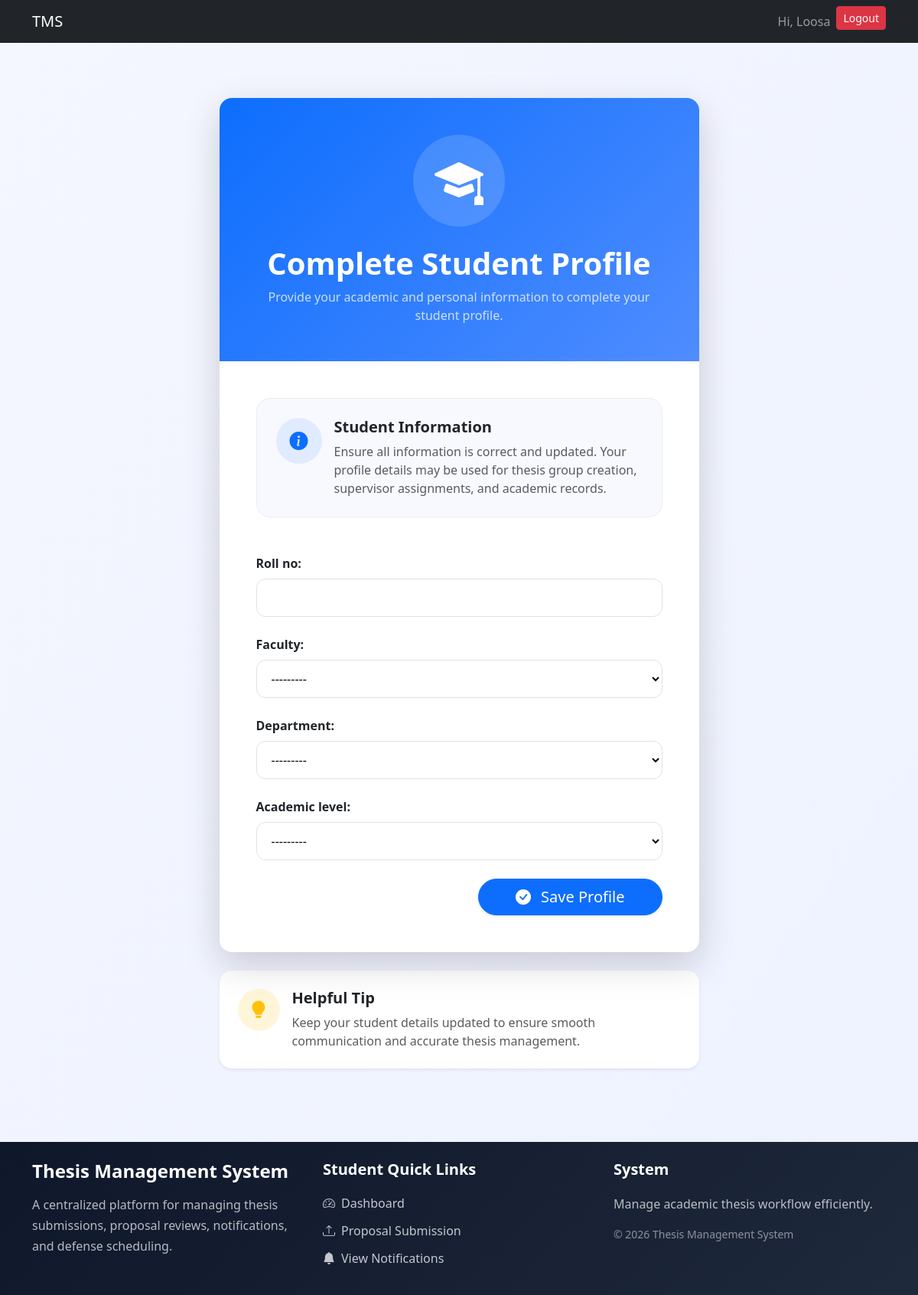
The app's page /student/profile/ (signed in) with its own data.
### users/models.py (models this page shows, shortened)
class User(AbstractUser):
    username = models.CharField(max_length=100, unique=True)
    email = models.EmailField(unique=True)
    role = models.CharField(max_length=10, choices=ROLE_CHOICES)
    USERNAME_FIELD = "email"
    REQUIRED_FIELDS = ["username"]

class Student(models.Model):
    user = models.OneToOneField(User, on_delete=models.CASCADE)
    full_name = models.CharField(max_length=150)
    roll_no = models.PositiveIntegerField(null=True, blank=True)
    department = models.ForeignKey(Department, on_delete=models.CASCADE, null=True, blank=True)
    faculty = models.ForeignKey(Faculty, on_delete=models.CASCADE, null=True, blank=True)
    academic_level = models.ForeignKey(AcademicLevel, on_delete=models.CASCADE, null=True, blank=True)

### users/views.py (the view, shortened to what this page needs)
# urls.py: path('student/profile/', complete_student_profile, name='complete_student_profile'),
@login_required
def complete_student_profile(request):
    student = Student.objects.get(
        user=request.user
    )
    form = StudentProfileForm(
        instance=student
    )
    context = {
        'form': form
    }
    return render(request,'student/complete_profile.html',context)

### users/forms.py
class StudentProfileForm(forms.ModelForm):
    class Meta:
        model = Student
        fields = [
            'roll_no',
            'faculty',
            'department',
            'academic_level'
        ]

### academics/models.py (called while the page is built)
    def __str__(self):
        return self.name

    def __str__(self):
        return self.name

### users/templates/student/complete_profile.html (shortened to what this page needs)
{% extends "base.html" %}
{% block start %}
<div class="container py-5">
    <div class="row justify-content-center">
        <div class="col-lg-7">
            <div class="card border-0 shadow-lg rounded-4 overflow-hidden">
                <div class="profile-header text-white p-5 text-center">
                    <div class="header-icon mx-auto mb-4">
                        <i class="bi bi-mortarboard-fill"></i>
                    </div>
                    <h1 class="fw-bold mb-2">
                        Complete Student Profile
                    </h1>
                    <p class="opacity-75 mb-0">
                        Provide your academic and personal information
                        to complete your student profile.
                    </p>
                </div>
                <div class="card-body p-4 p-md-5">
                    <div class="info-box mb-5">
                        <div class="d-flex align-items-start">
                            <div class="info-icon me-3">
                                <i class="bi bi-info-circle-fill"></i>
                            </div>
                            <div>
                                <h5 class="fw-bold mb-2">
                                    Student Information
                                </h5>
                                <p class="text-muted mb-0">
                                    Ensure all information is correct and updated.
                                    Your profile details may be used for thesis group
                                    creation, supervisor assignments, and academic records.
                                </p>
                            </div>
                        </div>
                    </div>
                    <form method="POST">
                        <div class="custom-form">
                            {{ form.as_p }}
                        </div>
                        <div class="text-end mt-4">
                            <button type="submit"
                                    class="btn btn-primary btn-lg rounded-pill px-5 shadow-sm">
                                <i class="bi bi-check-circle-fill me-2"></i>
                                Save Profile
                            </button>
                        </div>
                    </form>
                </div>
            </div>
            <div class="tips-card shadow-sm rounded-4 p-4 mt-4">
                <div class="d-flex align-items-start">
                    <div class="tips-icon me-3">
                        <i class="bi bi-lightbulb-fill"></i>
                    </div>
                    <div>
                        <h5 class="fw-bold mb-2">
                            Helpful Tip
                        </h5>
                        <p class="text-muted mb-0">
                            Keep your student details updated to ensure
                            smooth communication and accurate thesis management.
                        </p>
                    </div>
                </div>
            </div>
        </div>
    </div>
</div>
<link rel="stylesheet"
href="https://cdn.jsdelivr.net/npm/bootstrap-icons@1.11.3/font/bootstrap-icons.min.css">
{% endblock %}

### users/templates/base.html (shortened to what this page needs)
<!DOCTYPE html>
<html lang="en">
<head>
    <link href="https://cdn.jsdelivr.net/npm/bootstrap@5.3.8/dist/css/bootstrap.min.css" rel="stylesheet">
</head>
<body>
    <nav class="navbar navbar-expand-lg navbar-dark bg-dark">
        <div class="container">
            {% if request.user.is_authenticated %}
            {% if request.user.role == 'student' %}
            <a class="navbar-brand" href="{% url 'student_dashboard' %}">
                TMS
            </a>
            {% elif request.user.role == 'lecturer' %}
            <a class="navbar-brand" href="{% url 'lecturer_dashboard' %}">
                TMS
            </a>
            {% elif request.user.role == 'admin' %}
            <a class="navbar-brand" href="{% url 'admin_dashboard' %}">
                TMS
            </a>
            {% endif %}
            {% else %}
            <a class="navbar-brand" href="{% url 'login' %}">
                TMS
            </a>
            {% endif %}
            <div class="collapse navbar-collapse" id="navbarNav">
                <ul class="navbar-nav ms-auto">
                    {% if request.user.is_authenticated %}
                    <li class="nav-item">
                        <span class="nav-link">Hi, {{ request.user.first_name }}</span>
                    </li>
                    <li class="nav-item">
                        <a href="/logout/" class="btn btn-danger btn-sm">Logout</a>
                    </li>
                    {% endif %}
                </ul>
            </div>
        </div>
    </nav>
    <div class="container mt-4">
        {% block start %}
        {% endblock %}
    </div>
    <footer class="footer-section mt-5">
        <div class="container py-4">
            <div class="row g-4">
                <div class="col-lg-4">
                    <h4 class="fw-bold text-white mb-3">
                        Thesis Management System
                    </h4>
                    <p class="footer-text">
                        A centralized platform for managing thesis submissions,
                        proposal reviews, notifications, and defense scheduling.
                    </p>
                </div>
                {% if request.user.role == "student" %}
                <div class="col-lg-4">
                    <h5 class="footer-title">
                        Student Quick Links
                    </h5>
                    <ul class="footer-links">
                        <li>
                            <a href="{% url 'student_dashboard' %}">
                                <i class="bi bi-speedometer2 me-2"></i>
                                Dashboard
                            </a>
                        </li>
                        <li>
                            <a href="{% url 'submit_proposal' %}">
                                <i class="bi bi-upload me-2"></i>
                                Proposal Submission
                            </a>
                        </li>
                        <li>
                            <a href="{% url 'student_notifications' %}">
                                <i class="bi bi-bell-fill me-2"></i>
                                View Notifications
                            </a>
                        </li>
                    </ul>
                </div>
                {% endif %}
                <div class="col-lg-4">
                    <h5 class="footer-title">
                        System
                    </h5>
                    <p class="footer-text mb-2">
                        Manage academic thesis workflow efficiently.
                    </p>
                    <p class="footer-copy">
                        © 2026 Thesis Management System
                    </p>
                </div>
            </div>
        </div>
    </footer>
    <link rel="stylesheet" href="https://cdn.jsdelivr.net/npm/bootstrap-icons@1.11.3/font/bootstrap-icons.min.css">
</body>
</html>

### users/templates/student/complete_profile.html (style rules this page uses)
body { background: linear-gradient(to bottom right, #f4f7ff, #eef2ff); }
.rounded-4 { border-radius: 1.3rem; }
.profile-header { background: linear-gradient(135deg, #0d6efd, #4f8cff); }
.header-icon { width: 120px; height: 120px; border-radius: 50%; background: rgba(255,255,255,0.15); display: flex; align-items: center; justify-content: center; font-size: 4rem; }
.info-box { background: #f8f9ff; border: 1px solid #e9ecef; border-radius: 18px; padding: 25px; }
.info-icon { width: 60px; height: 60px; border-radius: 50%; background: rgba(13,110,253,0.1); color: #0d6efd; display: flex; align-items: center; justify-content: center; font-size: 1.5rem; flex-shrink: 0; }
.custom-form p { margin-bottom: 1.5rem; }
.custom-form label { display: block; margin-bottom: 8px; font-weight: 600; color: #212529; }
.custom-form input, .custom-form textarea, .custom-form select { width: 100%; padding: 12px 15px; border: 1px solid #dee2e6; border-radius: 12px; background: white; transition: 0.3s ease; }
.tips-card { background: white; }
.tips-icon { width: 55px; height: 55px; border-radius: 50%; background: rgba(255,193,7,0.15); color: #ffc107; display: flex; align-items: center; justify-content: center; font-size: 1.4rem; flex-shrink: 0; }

### users/templates/base.html (style rules this page uses)
.footer-section { background: linear-gradient(135deg, #0f172a, #1e293b); color: white; margin-top: 80px; }
.footer-title { font-weight: 700; margin-bottom: 20px; color: #ffffff; }
.footer-text { color: rgba(255, 255, 255, 0.7); line-height: 1.7; }
.footer-copy { color: rgba(255, 255, 255, 0.5); margin-top: 15px; font-size: 14px; }
.footer-links { list-style: none; padding: 0; margin: 0; }
.footer-links li { margin-bottom: 12px; }
.footer-links a { color: rgba(255, 255, 255, 0.75); text-decoration: none; transition: 0.3s ease; display: inline-flex; align-items: center; }

### records on screen
User: user.first_name "Loosa"
Student: faculty "---------", department "---------", academic_level "---------"
